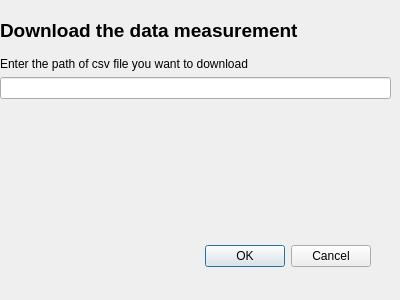
<?xml version="1.0" encoding="UTF-8"?>
<ui version="4.0">
 <class>Dialog</class>
 <widget class="QDialog" name="Dialog">
  <property name="geometry">
   <rect>
    <x>0</x>
    <y>0</y>
    <width>400</width>
    <height>300</height>
   </rect>
  </property>
  <property name="windowTitle">
   <string>Dialog</string>
  </property>
  <widget class="QDialogButtonBox" name="buttonBox">
   <property name="geometry">
    <rect>
     <x>30</x>
     <y>240</y>
     <width>341</width>
     <height>32</height>
    </rect>
   </property>
   <property name="orientation">
    <enum>Qt::Horizontal</enum>
   </property>
   <property name="standardButtons">
    <set>QDialogButtonBox::Cancel|QDialogButtonBox::Ok</set>
   </property>
  </widget>
  <widget class="QWidget" name="layoutWidget">
   <property name="geometry">
    <rect>
     <x>0</x>
     <y>10</y>
     <width>391</width>
     <height>89</height>
    </rect>
   </property>
   <layout class="QVBoxLayout" name="verticalLayout_2">
    <item>
     <widget class="QLabel" name="label">
      <property name="font">
       <font>
        <pointsize>14</pointsize>
        <weight>75</weight>
        <bold>true</bold>
       </font>
      </property>
      <property name="text">
       <string>Download the data measurement</string>
      </property>
     </widget>
    </item>
    <item>
     <layout class="QVBoxLayout" name="verticalLayout">
      <item>
       <widget class="QLabel" name="label_2">
        <property name="text">
         <string>Enter the path of csv file you want to download</string>
        </property>
       </widget>
      </item>
      <item>
       <widget class="QLineEdit" name="measure_path"/>
      </item>
     </layout>
    </item>
   </layout>
  </widget>
 </widget>
 <resources/>
 <connections>
  <connection>
   <sender>buttonBox</sender>
   <signal>accepted()</signal>
   <receiver>Dialog</receiver>
   <slot>accept()</slot>
   <hints>
    <hint type="sourcelabel">
     <x>248</x>
     <y>254</y>
    </hint>
    <hint type="destinationlabel">
     <x>157</x>
     <y>274</y>
    </hint>
   </hints>
  </connection>
  <connection>
   <sender>buttonBox</sender>
   <signal>rejected()</signal>
   <receiver>Dialog</receiver>
   <slot>reject()</slot>
   <hints>
    <hint type="sourcelabel">
     <x>316</x>
     <y>260</y>
    </hint>
    <hint type="destinationlabel">
     <x>286</x>
     <y>274</y>
    </hint>
   </hints>
  </connection>
 </connections>
</ui>
